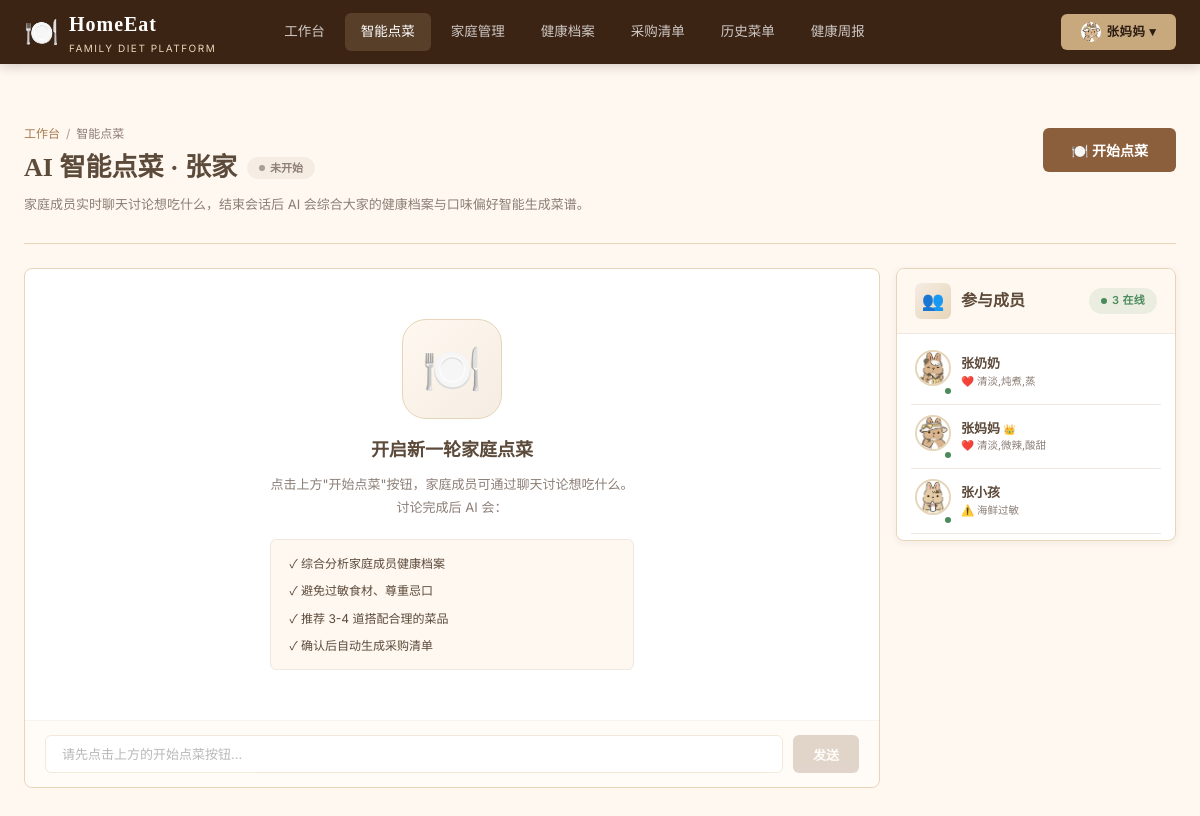
The app's page /user/ordering (signed in) with its own data.
### models.py (models this page shows)
class User(UserMixin, db.Model):
    __tablename__ = 'user'
    id = db.Column(db.Integer, primary_key=True)
    username = db.Column(db.String(50), unique=True, nullable=False)
    password = db.Column(db.String(200), nullable=False)
    role = db.Column(db.String(20), default='user')  # admin / user
    nickname = db.Column(db.String(50), default='')
    avatar = db.Column(db.String(200), default='')
    gender = db.Column(db.String(10), default='')
    age = db.Column(db.Integer, default=0)
    height = db.Column(db.Float, default=0)
    weight = db.Column(db.Float, default=0)
    diseases = db.Column(db.Text, default='')  # 慢性疾病
    allergies = db.Column(db.Text, default='')  # 过敏史
    special_diet = db.Column(db.Text, default='')  # 特殊饮食需求
    taste_likes = db.Column(db.Text, default='')  # 喜欢的口味
    taste_dislikes = db.Column(db.Text, default='')  # 忌口食材
    health_goal = db.Column(db.Text, default='')  # 健康目标
    family_id = db.Column(db.Integer, db.ForeignKey('family.id'), nullable=True)
    is_family_admin = db.Column(db.Boolean, default=False)
    created_at = db.Column(db.DateTime, default=datetime.now)
    family = db.relationship('Family', foreign_keys=[family_id], backref=db.backref('members', lazy=True))

class Family(db.Model):
    __tablename__ = 'family'
    id = db.Column(db.Integer, primary_key=True)
    name = db.Column(db.String(100), nullable=False)
    invite_code = db.Column(db.String(20), unique=True, nullable=False)
    description = db.Column(db.Text, default='')
    avatar = db.Column(db.String(200), default='')
    created_by = db.Column(db.Integer, db.ForeignKey('user.id'))
    created_at = db.Column(db.DateTime, default=datetime.now)
    creator = db.relationship('User', foreign_keys=[created_by])

### app.py (the view)
@app.route('/user/ordering')
@login_required
def user_ordering():
    if not current_user.family_id:
        flash('请先加入或创建一个家庭', 'warning')
        return redirect(url_for('user_family'))
    family = Family.query.get(current_user.family_id)
    members = User.query.filter_by(family_id=current_user.family_id).all()
    active_session = ChatSession.query.filter_by(
        family_id=current_user.family_id, status='active'
    ).first()
    messages = []
    if active_session:
        messages = ChatMessage.query.filter_by(
            session_id=active_session.id
        ).order_by(ChatMessage.created_at.asc()).all()
    recipes = Recipe.query.all()
    return render_template('user/ordering.html', family=family,
                           members=members, messages=messages, recipes=recipes,
                           active_session=active_session)

### app.py (called while the page is built)
@login_manager.user_loader
def load_user(user_id):
    return User.query.get(int(user_id))

### templates/user/ordering.html (shortened to what this page needs)
{% extends "user/base.html" %}
{% block content %}
<div class="page-header-v4">
    <div class="ph-left">
        <div class="ph-crumb"><a href="/user/home">工作台</a><span class="sep">/</span><span>智能点菜</span></div>
        <h1>AI 智能点菜 · {{ family.name }}
            {% if active_session %}<span class="ph-badge"><span class="dot"></span>会话进行中</span>{% else %}<span class="ph-badge" style="background:var(--cream-dark);color:var(--text-muted);"><span class="dot" style="background:var(--text-light);animation:none;"></span>未开始</span>{% endif %}
        </h1>
        <p class="ph-desc">家庭成员实时聊天讨论想吃什么，结束会话后 AI 会综合大家的健康档案与口味偏好智能生成菜谱。</p>
    </div>
    <div class="ph-actions">
        {% if not active_session %}
        <button class="btn btn-primary btn-lg" onclick="startSession()" id="startBtn">🍽️ 开始点菜</button>
        {% else %}
        <button class="btn btn-success btn-lg" onclick="endSession()" id="endBtn">🤖 结束点菜 · AI 生成菜谱</button>
        {% endif %}
    </div>
</div>
<div class="chat-container" style="height: calc(100vh - 280px);">
    <div class="chat-main">
        {% if not active_session %}
        <div class="chat-messages" id="chatMessages">
            <div style="display:flex;align-items:center;justify-content:center;height:100%;">
                <div style="text-align:center;max-width:420px;padding:40px 24px;">
                    <div style="width:100px;height:100px;margin:0 auto 20px;border-radius:24px;background:linear-gradient(135deg,var(--cream),var(--cream-dark));display:flex;align-items:center;justify-content:center;font-size:48px;border:1px solid var(--border);">🍽️</div>
                    <h3 style="color:var(--text-dark);margin-bottom:10px;font-size:18px;font-weight:700;">开启新一轮家庭点菜</h3>
                    <p style="color:var(--text-muted);font-size:13px;line-height:1.8;margin-bottom:20px;">点击上方"开始点菜"按钮，家庭成员可通过聊天讨论想吃什么。<br>讨论完成后 AI 会：</p>
                    <div style="display:flex;flex-direction:column;gap:8px;text-align:left;padding:14px 18px;background:var(--cream);border-radius:var(--radius-sm);border:1px solid var(--border-light);">
                        <div style="font-size:12px;color:var(--text-body);">✓ 综合分析家庭成员健康档案</div>
                        <div style="font-size:12px;color:var(--text-body);">✓ 避免过敏食材、尊重忌口</div>
                        <div style="font-size:12px;color:var(--text-body);">✓ 推荐 3-4 道搭配合理的菜品</div>
                        <div style="font-size:12px;color:var(--text-body);">✓ 确认后自动生成采购清单</div>
                    </div>
                </div>
            </div>
        </div>
        <div class="chat-input" style="opacity:0.5;pointer-events:none;">
            <input type="text" id="msgInput" placeholder="请先点击上方的开始点菜按钮..." disabled>
            <button class="btn btn-primary" disabled>发送</button>
        </div>
        {% endif %}
    </div>
    <div class="chat-sidebar">
        <div class="panel" style="margin-bottom:0;">
            <div class="panel-head" style="padding:14px 18px;">
                <div class="panel-title"><div class="panel-icon">👥</div><h3>参与成员</h3></div>
                <span class="chip chip-success"><span class="chip-dot"></span>{{ members|length }} 在线</span>
            </div>
            <div class="panel-body" style="padding:6px 14px;">
                {% for member in members %}
                <div style="display:flex;align-items:center;gap:10px;padding:10px 4px;border-bottom:1px solid var(--border-light);">
                    <div style="position:relative;">
                        <img src="{{ member.avatar or 'https://via.placeholder.com/36' }}" style="width:36px;height:36px;border-radius:50%;object-fit:cover;border:2px solid var(--border);">
                        <span style="position:absolute;bottom:-2px;right:-2px;width:10px;height:10px;background:var(--success);border:2px solid white;border-radius:50%;"></span>
                    </div>
                    <div style="min-width:0;flex:1;">
                        <div style="font-size:13px;font-weight:600;color:var(--text-dark);">{{ member.nickname }}{% if member.is_family_admin %} <span style="font-size:10px;color:var(--gold-dark);">👑</span>{% endif %}</div>
                        <div style="font-size:10.5px;color:var(--text-muted);overflow:hidden;text-overflow:ellipsis;white-space:nowrap;">
                            {% if member.allergies %}⚠️ {{ member.allergies }}{% elif member.taste_likes %}❤️ {{ member.taste_likes }}{% else %}在线中{% endif %}
                        </div>
                    </div>
                </div>
                {% endfor %}
            </div>
        </div>
    </div>
</div>
{% endblock %}

### templates/user/base.html (shortened to what this page needs)
<!DOCTYPE html>
<html lang="zh-CN">
<head>
    <link rel="stylesheet" href="/static/css/style.css">
</head>
<body>
<header class="corp-header">
    <div class="corp-header-inner">
        <a href="/" class="corp-logo">
            <span class="cl-mark">🍽️</span>
            <span class="cl-text"><span class="cl-name">HomeEat</span><span class="cl-tag">Family Diet Platform</span></span>
        </a>
        <nav class="corp-nav">
            <a href="/user/home" class="{% if request.endpoint == 'user_home' %}active{% endif %}">工作台</a>
            <a href="/user/ordering" class="{% if request.endpoint == 'user_ordering' %}active{% endif %}">智能点菜</a>
            <a href="/user/family" class="{% if request.endpoint == 'user_family' %}active{% endif %}">家庭管理</a>
            <a href="/user/profile" class="{% if request.endpoint == 'user_profile' %}active{% endif %}">健康档案</a>
            <a href="/user/shopping" class="{% if request.endpoint == 'user_shopping' %}active{% endif %}">采购清单</a>
            <a href="/user/history" class="{% if request.endpoint == 'user_history' %}active{% endif %}">历史菜单</a>
            <a href="/user/report" class="{% if request.endpoint == 'user_report' %}active{% endif %}">健康周报</a>
        </nav>
        <div class="corp-header-cta">
            <div style="position:relative;">
                <a href="javascript:;" class="corp-btn-header" onclick="document.getElementById('userDropdownV5').classList.toggle('show');event.stopPropagation();">
                    <img src="{{ current_user.avatar or 'https://via.placeholder.com/24' }}" style="width:20px;height:20px;border-radius:50%;object-fit:cover;vertical-align:middle;margin-right:6px;">{{ (current_user.nickname or current_user.username)[:6] }} ▾
                </a>
            </div>
        </div>
    </div>
</header>
<main class="frontend-main">
    <div class="frontend-container">
        {% block content %}{% endblock %}
    </div>
</main>
</body>
</html>

### records on screen
User: avatar (picture), nickname "张妈妈", taste_likes "清淡,微辣,酸甜"
Family: name "张家"
User: avatar (picture), nickname "张奶奶", taste_likes "清淡,炖煮,蒸"
User: avatar (picture), nickname "张小孩", allergies "海鲜过敏"

### other values on screen
{{ members|length }} "3"
